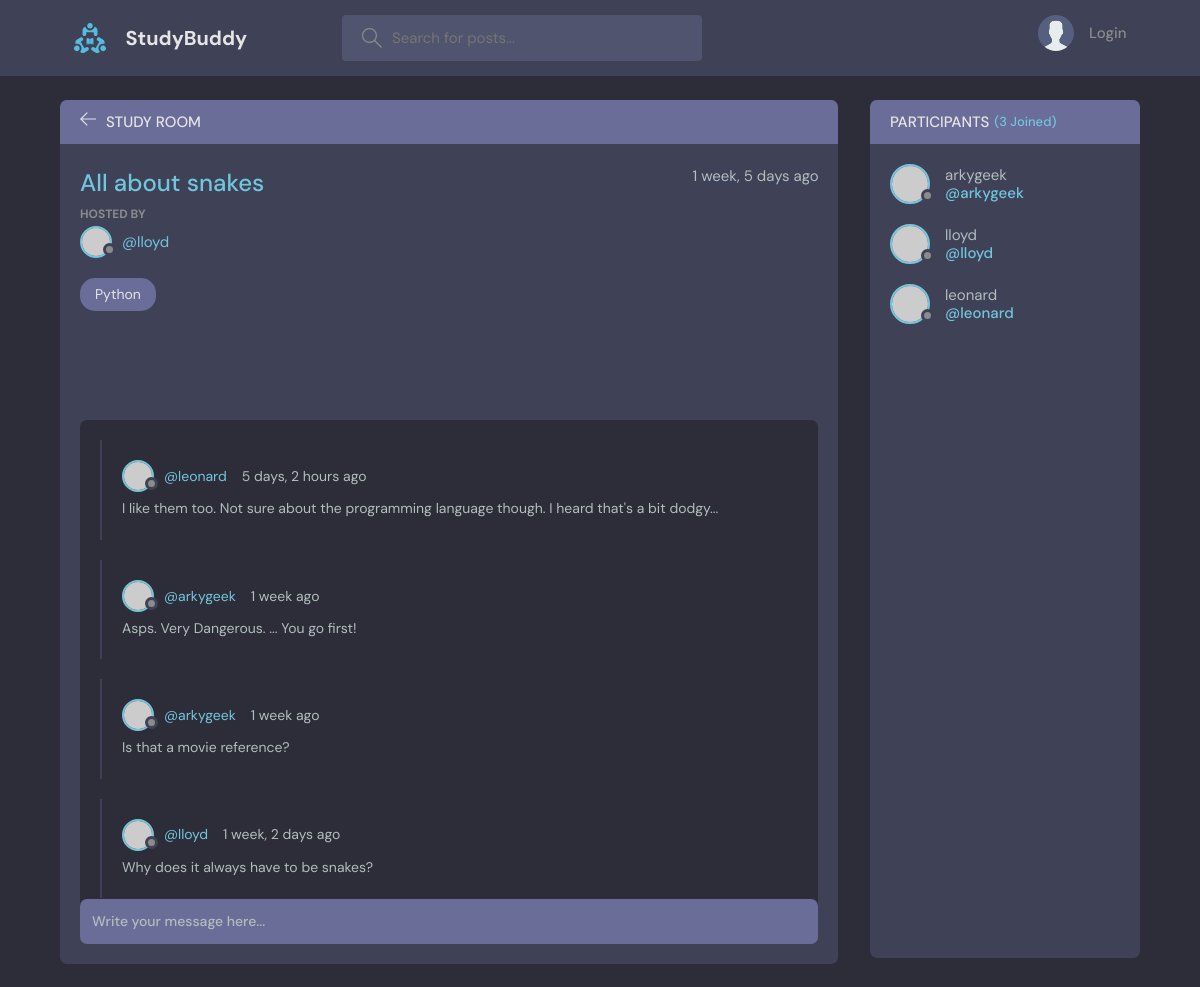
/room/8/, run on the app's committed database.
### base/models.py (models this page shows, shortened)
class Room(models.Model):
    host = models.ForeignKey(
        User,
        on_delete=models.SET_NULL,
        null=True)
    topic = models.ForeignKey(
        Topic,
        on_delete=models.SET_NULL,
        null=True)
    name = models.CharField(max_length=200)
    description = models.TextField(null=True, blank=True)
    participants = models.ManyToManyField(
        User,
        related_name='participants',
        blank=True)
    updated = models.DateTimeField(auto_now=True)
    created = models.DateTimeField(auto_now_add=True)
    class Meta:
        ordering = ['-updated', '-created']

class Topic(models.Model):
      name = models.CharField(max_length=200)
      def __str__(self):
          return self.name

class Message(models.Model):
    user = models.ForeignKey(User, on_delete=models.CASCADE)
    room = models.ForeignKey(Room, on_delete=models.CASCADE)
    body = models.TextField()
    updated = models.DateTimeField(auto_now=True)
    created = models.DateTimeField(auto_now_add=True)
    class Meta:
        ordering = ['-updated', '-created']

### base/views.py (the view, shortened to what this page needs)
# urls.py: path('room/<str:pk>/', views.room, name="room"),
def room(request, pk):
    room = Room.objects.get(id=pk)
    room_messages = room.message_set.all()
    participants = room.participants.all()
    context = { # this is the dictionary we pass to the function
      'room': room,
      'room_messages': room_messages,
      'participants' : participants,
    }
    return render(request, 'base/room.html', context)

### base/templates/base/room.html (shortened to what this page needs)
{% extends 'main.html' %}
{% block content %}
    <main class="profile-page layout layout--2">
      <div class="container">
        <div class="room">
          <div class="room__top">
            <div class="room__topLeft">
              <a href="{% url 'home' %}">
                <svg version="1.1" xmlns="http://www.w3.org/2000/svg" width="32" height="32" viewBox="0 0 32 32">
                  <title>arrow-left</title>
                  <path
                    d="M13.723 2.286l-13.723 13.714 13.719 13.714 1.616-1.611-10.96-10.96h27.625v-2.286h-27.625l10.965-10.965-1.616-1.607z"
                  ></path>
                </svg>
              </a>
              <h3>Study Room</h3>
            </div>
          </div>
          <div class="room__box scroll">
            <div class="room__header scroll">
              <div class="room__info">
                <h3>{{room.name}}</h3>
                <span>{{room.created|timesince}} ago</span>
              </div>
              <div class="room__hosted">
                <p>Hosted By</p>
                <a href="{% url 'user-profile' room.host.id %}" class="room__author">
                  <div class="avatar avatar--small">
                    <img src="https://randomuser.me/api/portraits/men/37.jpg" />
                  </div>
                  <span>@{{room.host.username}}</span>
                </a>
              </div>
              <span class="room__topics">{{room.topic}}</span>
            </div>
            <div class="room__conversation">
              <div class="threads scroll">
                {% for message in room_messages %}
                <div class="thread">
                  <div class="thread__top">
                    <div class="thread__author">
                      <a href="{% url 'user-profile' message.user.id %}" class="thread__authorInfo">
                        <div class="avatar avatar--small">
                          <img src="https://randomuser.me/api/portraits/men/37.jpg" />
                        </div>
                        <span>@{{message.user.username}}</span>
                      </a>
                      <span class="thread__date">{{message.created|timesince}} ago</span>
                    </div>
                  </div>
                  <div class="thread__details">
                    {{message.body}}
                  </div>
                </div>
                {% endfor %}
              </div>
            </div>
          </div>
          <div class="room__message">
            <form action="#"><input name="" placeholder="Write your message here..." /></form>
          </div>
        </div>
        <div class="participants">
          <h3 class="participants__top">Participants <span>({{participants.count}} Joined)</span></h3>
          <div class="participants__list scroll">
            {% for user in participants %}
              <a href="{% url 'user-profile' user.id %}" class="participant">
                <div class="avatar avatar--medium">
                  <img src="https://randomuser.me/api/portraits/men/37.jpg" />
                </div>
                <p>
                  {{user.username}}
                  <span>@{{user.username}}</span>
                </p>
              </a>
            {% endfor %}
          </div>
        </div>
      </div>
    </main>
{% endblock content %}

### data on the page
Room: name "All about snakes", created "1 week, 5 days", host.username "lloyd", topic "Python"
Message: user.username "leonard", created "5 days, 2 hours", body "I like them too. Not sure about the programming language though. I heard that's a bit dodgy..."
Message: user.username "arkygeek", created "1 week", body "Asps. Very Dangerous. ... You go first!"
Message: user.username "arkygeek", created "1 week", body "Is that a movie reference?"
Message: user.username "lloyd", created "1 week, 2 days", body "Why does it always have to be snakes?"

### other printed values
{{ participants.count }} "3"
{{ user.username }} "arkygeek"
{{ user.username }} "lloyd"
{{ user.username }} "leonard"
